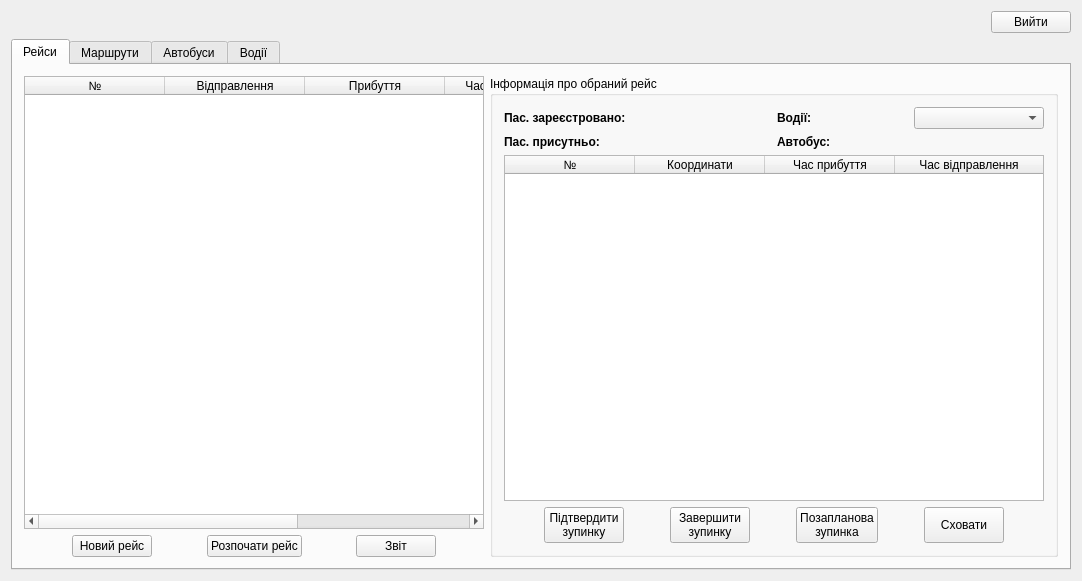
<?xml version="1.0" encoding="UTF-8"?>
<ui version="4.0">
 <class>MainWindow</class>
 <widget class="QMainWindow" name="MainWindow">
  <property name="geometry">
   <rect>
    <x>0</x>
    <y>0</y>
    <width>1082</width>
    <height>581</height>
   </rect>
  </property>
  <property name="windowTitle">
   <string>MainWindow</string>
  </property>
  <widget class="QWidget" name="centralWidget">
   <layout class="QGridLayout" name="gridLayout_9">
    <item row="0" column="0" alignment="Qt::AlignRight">
     <widget class="QPushButton" name="exit_pushButton">
      <property name="sizePolicy">
       <sizepolicy hsizetype="Fixed" vsizetype="Fixed">
        <horstretch>0</horstretch>
        <verstretch>0</verstretch>
       </sizepolicy>
      </property>
      <property name="text">
       <string>Вийти</string>
      </property>
     </widget>
    </item>
    <item row="1" column="0">
     <widget class="QTabWidget" name="tabWidget">
      <property name="currentIndex">
       <number>0</number>
      </property>
      <widget class="QWidget" name="Runs">
       <attribute name="title">
        <string>Рейси</string>
       </attribute>
       <layout class="QGridLayout" name="gridLayout_3">
        <item row="0" column="0">
         <layout class="QVBoxLayout" name="verticalLayout">
          <item>
           <widget class="QTableWidget" name="Runs_general_tableWidget">
            <property name="sizePolicy">
             <sizepolicy hsizetype="Expanding" vsizetype="Expanding">
              <horstretch>0</horstretch>
              <verstretch>0</verstretch>
             </sizepolicy>
            </property>
            <attribute name="horizontalHeaderCascadingSectionResizes">
             <bool>true</bool>
            </attribute>
            <attribute name="horizontalHeaderDefaultSectionSize">
             <number>140</number>
            </attribute>
            <attribute name="horizontalHeaderShowSortIndicator" stdset="0">
             <bool>true</bool>
            </attribute>
            <attribute name="horizontalHeaderStretchLastSection">
             <bool>true</bool>
            </attribute>
            <attribute name="verticalHeaderVisible">
             <bool>false</bool>
            </attribute>
            <column>
             <property name="text">
              <string>№</string>
             </property>
            </column>
            <column>
             <property name="text">
              <string>Відправлення</string>
             </property>
            </column>
            <column>
             <property name="text">
              <string>Прибуття</string>
             </property>
            </column>
            <column>
             <property name="text">
              <string>Час відправлення</string>
             </property>
            </column>
            <column>
             <property name="text">
              <string>Час прибуття</string>
             </property>
            </column>
           </widget>
          </item>
          <item>
           <layout class="QHBoxLayout" name="horizontalLayout">
            <item>
             <spacer name="horizontalSpacer_7">
              <property name="orientation">
               <enum>Qt::Horizontal</enum>
              </property>
              <property name="sizeHint" stdset="0">
               <size>
                <width>40</width>
                <height>20</height>
               </size>
              </property>
             </spacer>
            </item>
            <item>
             <widget class="QPushButton" name="new_run_pushButton">
              <property name="sizePolicy">
               <sizepolicy hsizetype="Fixed" vsizetype="Fixed">
                <horstretch>0</horstretch>
                <verstretch>0</verstretch>
               </sizepolicy>
              </property>
              <property name="text">
               <string>Новий рейс</string>
              </property>
             </widget>
            </item>
            <item>
             <spacer name="horizontalSpacer">
              <property name="orientation">
               <enum>Qt::Horizontal</enum>
              </property>
              <property name="sizeHint" stdset="0">
               <size>
                <width>40</width>
                <height>20</height>
               </size>
              </property>
             </spacer>
            </item>
            <item>
             <widget class="QPushButton" name="start_run_pushButton">
              <property name="text">
               <string>Розпочати рейс</string>
              </property>
             </widget>
            </item>
            <item>
             <spacer name="horizontalSpacer_11">
              <property name="orientation">
               <enum>Qt::Horizontal</enum>
              </property>
              <property name="sizeHint" stdset="0">
               <size>
                <width>40</width>
                <height>20</height>
               </size>
              </property>
             </spacer>
            </item>
            <item>
             <widget class="QPushButton" name="report_pushButton">
              <property name="sizePolicy">
               <sizepolicy hsizetype="Fixed" vsizetype="Fixed">
                <horstretch>0</horstretch>
                <verstretch>0</verstretch>
               </sizepolicy>
              </property>
              <property name="text">
               <string>Звіт</string>
              </property>
             </widget>
            </item>
            <item>
             <spacer name="horizontalSpacer_8">
              <property name="orientation">
               <enum>Qt::Horizontal</enum>
              </property>
              <property name="sizeHint" stdset="0">
               <size>
                <width>40</width>
                <height>20</height>
               </size>
              </property>
             </spacer>
            </item>
           </layout>
          </item>
         </layout>
        </item>
        <item row="0" column="1">
         <widget class="QGroupBox" name="Run_info_groupBox">
          <property name="sizePolicy">
           <sizepolicy hsizetype="Minimum" vsizetype="Minimum">
            <horstretch>0</horstretch>
            <verstretch>0</verstretch>
           </sizepolicy>
          </property>
          <property name="title">
           <string>Інформація про обраний рейс</string>
          </property>
          <layout class="QGridLayout" name="gridLayout_2">
           <item row="0" column="0">
            <layout class="QVBoxLayout" name="verticalLayout_2">
             <item>
              <layout class="QGridLayout" name="gridLayout">
               <property name="sizeConstraint">
                <enum>QLayout::SetFixedSize</enum>
               </property>
               <item row="1" column="3">
                <widget class="QLabel" name="run_bus_on_run_num_lb">
                 <property name="sizePolicy">
                  <sizepolicy hsizetype="Minimum" vsizetype="Minimum">
                   <horstretch>0</horstretch>
                   <verstretch>0</verstretch>
                  </sizepolicy>
                 </property>
                 <property name="text">
                  <string/>
                 </property>
                </widget>
               </item>
               <item row="0" column="3">
                <widget class="QComboBox" name="run_drivers_on_run_comboBox">
                 <property name="sizePolicy">
                  <sizepolicy hsizetype="Minimum" vsizetype="Minimum">
                   <horstretch>0</horstretch>
                   <verstretch>0</verstretch>
                  </sizepolicy>
                 </property>
                 <property name="editable">
                  <bool>false</bool>
                 </property>
                </widget>
               </item>
               <item row="0" column="2">
                <widget class="QLabel" name="run_driver_on_run_lb">
                 <property name="sizePolicy">
                  <sizepolicy hsizetype="Minimum" vsizetype="Minimum">
                   <horstretch>0</horstretch>
                   <verstretch>0</verstretch>
                  </sizepolicy>
                 </property>
                 <property name="font">
                  <font>
                   <weight>75</weight>
                   <bold>true</bold>
                  </font>
                 </property>
                 <property name="text">
                  <string>Водії:</string>
                 </property>
                </widget>
               </item>
               <item row="0" column="1">
                <widget class="QLabel" name="run_pass_registered_num_lb">
                 <property name="sizePolicy">
                  <sizepolicy hsizetype="Minimum" vsizetype="Minimum">
                   <horstretch>0</horstretch>
                   <verstretch>0</verstretch>
                  </sizepolicy>
                 </property>
                 <property name="text">
                  <string/>
                 </property>
                </widget>
               </item>
               <item row="1" column="1">
                <widget class="QLabel" name="run_pass_attended_num_lb">
                 <property name="sizePolicy">
                  <sizepolicy hsizetype="Minimum" vsizetype="Minimum">
                   <horstretch>0</horstretch>
                   <verstretch>0</verstretch>
                  </sizepolicy>
                 </property>
                 <property name="text">
                  <string/>
                 </property>
                </widget>
               </item>
               <item row="1" column="0">
                <widget class="QLabel" name="run_pass_attended_lb">
                 <property name="sizePolicy">
                  <sizepolicy hsizetype="Minimum" vsizetype="Minimum">
                   <horstretch>0</horstretch>
                   <verstretch>0</verstretch>
                  </sizepolicy>
                 </property>
                 <property name="font">
                  <font>
                   <weight>75</weight>
                   <bold>true</bold>
                  </font>
                 </property>
                 <property name="text">
                  <string>Пас. присутньо:</string>
                 </property>
                </widget>
               </item>
               <item row="1" column="2">
                <widget class="QLabel" name="run_bus_on_run_lb">
                 <property name="sizePolicy">
                  <sizepolicy hsizetype="Minimum" vsizetype="Minimum">
                   <horstretch>0</horstretch>
                   <verstretch>0</verstretch>
                  </sizepolicy>
                 </property>
                 <property name="font">
                  <font>
                   <weight>75</weight>
                   <bold>true</bold>
                  </font>
                 </property>
                 <property name="text">
                  <string>Автобус:</string>
                 </property>
                </widget>
               </item>
               <item row="0" column="0">
                <widget class="QLabel" name="run_pass_registered_lb">
                 <property name="sizePolicy">
                  <sizepolicy hsizetype="Minimum" vsizetype="Minimum">
                   <horstretch>0</horstretch>
                   <verstretch>0</verstretch>
                  </sizepolicy>
                 </property>
                 <property name="font">
                  <font>
                   <weight>75</weight>
                   <bold>true</bold>
                  </font>
                 </property>
                 <property name="text">
                  <string>Пас. зареєстровано:</string>
                 </property>
                </widget>
               </item>
              </layout>
             </item>
             <item>
              <widget class="QTableWidget" name="Run_stops_tableWidget">
               <property name="sizePolicy">
                <sizepolicy hsizetype="Expanding" vsizetype="Expanding">
                 <horstretch>0</horstretch>
                 <verstretch>0</verstretch>
                </sizepolicy>
               </property>
               <attribute name="horizontalHeaderCascadingSectionResizes">
                <bool>true</bool>
               </attribute>
               <attribute name="horizontalHeaderDefaultSectionSize">
                <number>130</number>
               </attribute>
               <attribute name="horizontalHeaderShowSortIndicator" stdset="0">
                <bool>true</bool>
               </attribute>
               <attribute name="horizontalHeaderStretchLastSection">
                <bool>true</bool>
               </attribute>
               <attribute name="verticalHeaderVisible">
                <bool>false</bool>
               </attribute>
               <column>
                <property name="text">
                 <string>№</string>
                </property>
               </column>
               <column>
                <property name="text">
                 <string>Координати</string>
                </property>
               </column>
               <column>
                <property name="text">
                 <string>Час прибуття</string>
                </property>
               </column>
               <column>
                <property name="text">
                 <string>Час відправлення</string>
                </property>
               </column>
              </widget>
             </item>
             <item>
              <layout class="QHBoxLayout" name="horizontalLayout_2">
               <item>
                <spacer name="horizontalSpacer_9">
                 <property name="orientation">
                  <enum>Qt::Horizontal</enum>
                 </property>
                 <property name="sizeHint" stdset="0">
                  <size>
                   <width>40</width>
                   <height>20</height>
                  </size>
                 </property>
                </spacer>
               </item>
               <item>
                <widget class="QPushButton" name="stop_accept_pushButton">
                 <property name="sizePolicy">
                  <sizepolicy hsizetype="Minimum" vsizetype="Minimum">
                   <horstretch>0</horstretch>
                   <verstretch>0</verstretch>
                  </sizepolicy>
                 </property>
                 <property name="text">
                  <string>Підтвердити
зупинку</string>
                 </property>
                </widget>
               </item>
               <item>
                <spacer name="horizontalSpacer_2">
                 <property name="orientation">
                  <enum>Qt::Horizontal</enum>
                 </property>
                 <property name="sizeHint" stdset="0">
                  <size>
                   <width>40</width>
                   <height>20</height>
                  </size>
                 </property>
                </spacer>
               </item>
               <item>
                <widget class="QPushButton" name="stop_end_pushButton">
                 <property name="sizePolicy">
                  <sizepolicy hsizetype="Minimum" vsizetype="Minimum">
                   <horstretch>0</horstretch>
                   <verstretch>0</verstretch>
                  </sizepolicy>
                 </property>
                 <property name="text">
                  <string>Завершити
зупинку</string>
                 </property>
                </widget>
               </item>
               <item>
                <spacer name="horizontalSpacer_3">
                 <property name="orientation">
                  <enum>Qt::Horizontal</enum>
                 </property>
                 <property name="sizeHint" stdset="0">
                  <size>
                   <width>40</width>
                   <height>20</height>
                  </size>
                 </property>
                </spacer>
               </item>
               <item>
                <widget class="QPushButton" name="additional_stop_pushButton">
                 <property name="sizePolicy">
                  <sizepolicy hsizetype="Minimum" vsizetype="Minimum">
                   <horstretch>0</horstretch>
                   <verstretch>0</verstretch>
                  </sizepolicy>
                 </property>
                 <property name="text">
                  <string>Позапланова
зупинка</string>
                 </property>
                </widget>
               </item>
               <item>
                <spacer name="horizontalSpacer_6">
                 <property name="orientation">
                  <enum>Qt::Horizontal</enum>
                 </property>
                 <property name="sizeHint" stdset="0">
                  <size>
                   <width>40</width>
                   <height>20</height>
                  </size>
                 </property>
                </spacer>
               </item>
               <item>
                <widget class="QPushButton" name="stop_info_hide_pushButton">
                 <property name="sizePolicy">
                  <sizepolicy hsizetype="Minimum" vsizetype="Minimum">
                   <horstretch>0</horstretch>
                   <verstretch>0</verstretch>
                  </sizepolicy>
                 </property>
                 <property name="text">
                  <string>Сховати</string>
                 </property>
                </widget>
               </item>
               <item>
                <spacer name="horizontalSpacer_10">
                 <property name="orientation">
                  <enum>Qt::Horizontal</enum>
                 </property>
                 <property name="sizeHint" stdset="0">
                  <size>
                   <width>40</width>
                   <height>20</height>
                  </size>
                 </property>
                </spacer>
               </item>
              </layout>
             </item>
            </layout>
           </item>
          </layout>
         </widget>
        </item>
       </layout>
      </widget>
      <widget class="QWidget" name="Routes">
       <attribute name="title">
        <string>Маршрути</string>
       </attribute>
       <layout class="QGridLayout" name="gridLayout_6">
        <item row="0" column="0">
         <layout class="QVBoxLayout" name="verticalLayout_6">
          <item>
           <widget class="QTableWidget" name="Routes_general_tableWidget">
            <property name="sizePolicy">
             <sizepolicy hsizetype="Preferred" vsizetype="Expanding">
              <horstretch>0</horstretch>
              <verstretch>0</verstretch>
             </sizepolicy>
            </property>
            <attribute name="horizontalHeaderCascadingSectionResizes">
             <bool>true</bool>
            </attribute>
            <attribute name="horizontalHeaderDefaultSectionSize">
             <number>140</number>
            </attribute>
            <attribute name="horizontalHeaderShowSortIndicator" stdset="0">
             <bool>true</bool>
            </attribute>
            <attribute name="horizontalHeaderStretchLastSection">
             <bool>true</bool>
            </attribute>
            <attribute name="verticalHeaderVisible">
             <bool>false</bool>
            </attribute>
            <column>
             <property name="text">
              <string>№</string>
             </property>
            </column>
            <column>
             <property name="text">
              <string>Відправлення</string>
             </property>
            </column>
            <column>
             <property name="text">
              <string>Прибуття</string>
             </property>
            </column>
            <column>
             <property name="text">
              <string>Час відправлення</string>
             </property>
            </column>
            <column>
             <property name="text">
              <string>Час прибуття</string>
             </property>
            </column>
           </widget>
          </item>
          <item>
           <layout class="QHBoxLayout" name="horizontalLayout_6">
            <item>
             <spacer name="horizontalSpacer_22">
              <property name="orientation">
               <enum>Qt::Horizontal</enum>
              </property>
              <property name="sizeHint" stdset="0">
               <size>
                <width>40</width>
                <height>20</height>
               </size>
              </property>
             </spacer>
            </item>
            <item>
             <widget class="QPushButton" name="new_route_pushButton">
              <property name="sizePolicy">
               <sizepolicy hsizetype="Preferred" vsizetype="Fixed">
                <horstretch>0</horstretch>
                <verstretch>0</verstretch>
               </sizepolicy>
              </property>
              <property name="text">
               <string>Новий маршрут</string>
              </property>
             </widget>
            </item>
            <item>
             <spacer name="horizontalSpacer_23">
              <property name="orientation">
               <enum>Qt::Horizontal</enum>
              </property>
              <property name="sizeHint" stdset="0">
               <size>
                <width>40</width>
                <height>20</height>
               </size>
              </property>
             </spacer>
            </item>
           </layout>
          </item>
         </layout>
        </item>
        <item row="0" column="1">
         <widget class="QGroupBox" name="Route_info_groupBox">
          <property name="sizePolicy">
           <sizepolicy hsizetype="Minimum" vsizetype="Minimum">
            <horstretch>0</horstretch>
            <verstretch>0</verstretch>
           </sizepolicy>
          </property>
          <property name="title">
           <string>Інформація про обраний маршрут</string>
          </property>
          <layout class="QGridLayout" name="gridLayout_7">
           <item row="0" column="0">
            <layout class="QVBoxLayout" name="verticalLayout_3">
             <item>
              <layout class="QGridLayout" name="gridLayout_10">
               <property name="sizeConstraint">
                <enum>QLayout::SetFixedSize</enum>
               </property>
               <item row="1" column="0">
                <widget class="QLabel" name="route_driver_expirience_lb">
                 <property name="sizePolicy">
                  <sizepolicy hsizetype="Minimum" vsizetype="Minimum">
                   <horstretch>0</horstretch>
                   <verstretch>0</verstretch>
                  </sizepolicy>
                 </property>
                 <property name="font">
                  <font>
                   <weight>75</weight>
                   <bold>true</bold>
                  </font>
                 </property>
                 <property name="text">
                  <string>Досвід водія:</string>
                 </property>
                </widget>
               </item>
               <item row="1" column="1">
                <widget class="QLabel" name="route_driver_expirience_num_lb">
                 <property name="sizePolicy">
                  <sizepolicy hsizetype="Minimum" vsizetype="Minimum">
                   <horstretch>0</horstretch>
                   <verstretch>0</verstretch>
                  </sizepolicy>
                 </property>
                 <property name="text">
                  <string/>
                 </property>
                </widget>
               </item>
               <item row="0" column="1">
                <widget class="QLabel" name="route_length_num_lb">
                 <property name="sizePolicy">
                  <sizepolicy hsizetype="Minimum" vsizetype="Minimum">
                   <horstretch>0</horstretch>
                   <verstretch>0</verstretch>
                  </sizepolicy>
                 </property>
                 <property name="text">
                  <string/>
                 </property>
                </widget>
               </item>
               <item row="0" column="0">
                <widget class="QLabel" name="route_length_lb">
                 <property name="sizePolicy">
                  <sizepolicy hsizetype="Minimum" vsizetype="Minimum">
                   <horstretch>0</horstretch>
                   <verstretch>0</verstretch>
                  </sizepolicy>
                 </property>
                 <property name="font">
                  <font>
                   <weight>75</weight>
                   <bold>true</bold>
                  </font>
                 </property>
                 <property name="text">
                  <string>Довжина маршруту:</string>
                 </property>
                </widget>
               </item>
               <item row="0" column="2">
                <widget class="QLabel" name="route_transport_type_lb">
                 <property name="sizePolicy">
                  <sizepolicy hsizetype="Minimum" vsizetype="Minimum">
                   <horstretch>0</horstretch>
                   <verstretch>0</verstretch>
                  </sizepolicy>
                 </property>
                 <property name="font">
                  <font>
                   <weight>75</weight>
                   <bold>true</bold>
                  </font>
                 </property>
                 <property name="text">
                  <string>Тип тр. засобу:</string>
                 </property>
                </widget>
               </item>
               <item row="0" column="3">
                <widget class="QLabel" name="route_transport_type_name_lb">
                 <property name="sizePolicy">
                  <sizepolicy hsizetype="Minimum" vsizetype="Minimum">
                   <horstretch>0</horstretch>
                   <verstretch>0</verstretch>
                  </sizepolicy>
                 </property>
                 <property name="text">
                  <string/>
                 </property>
                </widget>
               </item>
              </layout>
             </item>
             <item>
              <widget class="QTableWidget" name="Route_stops_tableWidget">
               <property name="sizePolicy">
                <sizepolicy hsizetype="Expanding" vsizetype="Expanding">
                 <horstretch>0</horstretch>
                 <verstretch>0</verstretch>
                </sizepolicy>
               </property>
               <attribute name="horizontalHeaderCascadingSectionResizes">
                <bool>true</bool>
               </attribute>
               <attribute name="horizontalHeaderDefaultSectionSize">
                <number>140</number>
               </attribute>
               <attribute name="horizontalHeaderShowSortIndicator" stdset="0">
                <bool>true</bool>
               </attribute>
               <attribute name="horizontalHeaderStretchLastSection">
                <bool>true</bool>
               </attribute>
               <attribute name="verticalHeaderVisible">
                <bool>false</bool>
               </attribute>
               <column>
                <property name="text">
                 <string>№</string>
                </property>
               </column>
               <column>
                <property name="text">
                 <string>Координати</string>
                </property>
               </column>
               <column>
                <property name="text">
                 <string>Час прибуття</string>
                </property>
               </column>
               <column>
                <property name="text">
                 <string>Час відправлення</string>
                </property>
               </column>
              </widget>
             </item>
             <item>
              <layout class="QHBoxLayout" name="horizontalLayout_5">
               <item>
                <spacer name="horizontalSpacer_17">
                 <property name="orientation">
                  <enum>Qt::Horizontal</enum>
                 </property>
                 <property name="sizeHint" stdset="0">
                  <size>
                   <width>40</width>
                   <height>20</height>
                  </size>
                 </property>
                </spacer>
               </item>
               <item>
                <widget class="QPushButton" name="route_info_hide_pushButton">
                 <property name="sizePolicy">
                  <sizepolicy hsizetype="Minimum" vsizetype="Minimum">
                   <horstretch>0</horstretch>
                   <verstretch>0</verstretch>
                  </sizepolicy>
                 </property>
                 <property name="text">
                  <string>Сховати</string>
                 </property>
                </widget>
               </item>
               <item>
                <spacer name="horizontalSpacer_21">
                 <property name="orientation">
                  <enum>Qt::Horizontal</enum>
                 </property>
                 <property name="sizeHint" stdset="0">
                  <size>
                   <width>40</width>
                   <height>20</height>
                  </size>
                 </property>
                </spacer>
               </item>
              </layout>
             </item>
            </layout>
           </item>
          </layout>
         </widget>
        </item>
       </layout>
      </widget>
      <widget class="QWidget" name="Buses">
       <attribute name="title">
        <string>Автобуси</string>
       </attribute>
       <layout class="QGridLayout" name="gridLayout_5">
        <item row="0" column="0">
         <layout class="QVBoxLayout" name="verticalLayout_4">
          <item>
           <widget class="QTableWidget" name="Buses_general_tableWidget">
            <attribute name="horizontalHeaderCascadingSectionResizes">
             <bool>true</bool>
            </attribute>
            <attribute name="horizontalHeaderDefaultSectionSize">
             <number>150</number>
            </attribute>
            <attribute name="horizontalHeaderShowSortIndicator" stdset="0">
             <bool>true</bool>
            </attribute>
            <attribute name="horizontalHeaderStretchLastSection">
             <bool>true</bool>
            </attribute>
            <attribute name="verticalHeaderVisible">
             <bool>false</bool>
            </attribute>
            <column>
             <property name="text">
              <string>№</string>
             </property>
            </column>
            <column>
             <property name="text">
              <string>Тип тр. засобу</string>
             </property>
            </column>
            <column>
             <property name="text">
              <string>Місткість</string>
             </property>
            </column>
            <column>
             <property name="text">
              <string>Початковий пробіг</string>
             </property>
            </column>
            <column>
             <property name="text">
              <string>Споживання палива</string>
             </property>
            </column>
            <column>
             <property name="text">
              <string>Останій ТО</string>
             </property>
            </column>
           </widget>
          </item>
         </layout>
        </item>
        <item row="0" column="1">
         <layout class="QVBoxLayout" name="verticalLayout_5">
          <item>
           <widget class="QTableWidget" name="Bus_runs_registered_tableWidget">
            <column>
             <property name="text">
              <string>№</string>
             </property>
            </column>
            <column>
             <property name="text">
              <string>Відправлення</string>
             </property>
            </column>
            <column>
             <property name="text">
              <string>Прибуття</string>
             </property>
            </column>
            <column>
             <property name="text">
              <string>Час відправлення</string>
             </property>
            </column>
            <column>
             <property name="text">
              <string>Час прибуття</string>
             </property>
            </column>
           </widget>
          </item>
          <item alignment="Qt::AlignHCenter">
           <widget class="QPushButton" name="bus_runs_registered_hide_pushButton">
            <property name="text">
             <string>Сховати</string>
            </property>
           </widget>
          </item>
         </layout>
        </item>
       </layout>
      </widget>
      <widget class="QWidget" name="Drivers">
       <attribute name="title">
        <string>Водії</string>
       </attribute>
       <layout class="QGridLayout" name="gridLayout_4">
        <item row="0" column="0">
         <widget class="QTableWidget" name="Drivers_general_tableWidget">
          <attribute name="horizontalHeaderCascadingSectionResizes">
           <bool>true</bool>
          </attribute>
          <attribute name="horizontalHeaderDefaultSectionSize">
           <number>150</number>
          </attribute>
          <attribute name="horizontalHeaderShowSortIndicator" stdset="0">
           <bool>true</bool>
          </attribute>
          <attribute name="horizontalHeaderStretchLastSection">
           <bool>true</bool>
          </attribute>
          <attribute name="verticalHeaderVisible">
           <bool>false</bool>
          </attribute>
          <column>
           <property name="text">
            <string>№</string>
           </property>
          </column>
          <column>
           <property name="text">
            <string>Ім'я</string>
           </property>
          </column>
          <column>
           <property name="text">
            <string>Прізвище</string>
           </property>
          </column>
          <column>
           <property name="text">
            <string>Досвід</string>
           </property>
          </column>
          <column>
           <property name="text">
            <string>Останній медогляд</string>
           </property>
          </column>
          <column>
           <property name="text">
            <string>Заробітна плата</string>
           </property>
          </column>
         </widget>
        </item>
        <item row="0" column="1">
         <layout class="QVBoxLayout" name="verticalLayout_7">
          <item>
           <widget class="QTableWidget" name="Drivers_runs_registered_tableWidget">
            <column>
             <property name="text">
              <string>№</string>
             </property>
            </column>
            <column>
             <property name="text">
              <string>Відправлення</string>
             </property>
            </column>
            <column>
             <property name="text">
              <string>Прибуття</string>
             </property>
            </column>
            <column>
             <property name="text">
              <string>Час відправлення</string>
             </property>
            </column>
            <column>
             <property name="text">
              <string>Час прибуття</string>
             </property>
            </column>
           </widget>
          </item>
          <item alignment="Qt::AlignHCenter">
           <widget class="QPushButton" name="drivers_runs_registered_hide_pushButton">
            <property name="text">
             <string>Сховати</string>
            </property>
           </widget>
          </item>
         </layout>
        </item>
       </layout>
      </widget>
     </widget>
    </item>
   </layout>
  </widget>
 </widget>
 <layoutdefault spacing="6" margin="11"/>
 <resources/>
 <connections/>
</ui>
